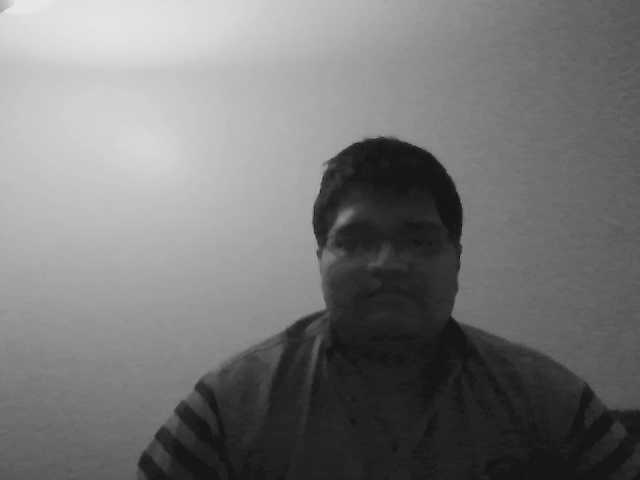
#> input picture opencv_frame_0.png, 640 x 480 px
$ python -i image_testing.py   (imports and definitions only)   (older library calls are emulated)
#> lines starting #> are read from the running program, lines starting #| are printed output that depends on the picture
#> further down, picture is the input picture: shape (480, 640); min 12, max 231, mean 118.2

import cv2
import numpy as np
from skimage.filters import threshold_otsu
from skimage.measure import *
import os
import psutil

# [61 lines left out: functions img_process, testing, not called in this run]


"""
grayscale: converts colored image to grayscale
binary: converts a gray image to a binary image
scaletoFloat: converts a uint8 image to floating point.
imopen : morphological operations
VideoCapture: Captures the frame by frame from the prerecorded video
Blob detection: Detects blobs in binary image
Background Model
Background Subtraction and Binarized
Blob_detection and Bounding box
"""

# [35 lines left out: functions GrayScale, GRAY2BINARY, scaletofloat, not called in this run]

def imopen(Binary_image):
    """
    Takes binary image as input, perform morphological opening and returns
    Note: for simplicity stuctural element is definied in the image
    :param Binary_image: input wil be a blackand white binary image
    :return: return a noisefree image
    """
    structural_el = np.ones((10,10),np.float)
    imopen_image = cv2.morphologyEx(Binary_image, cv2.MORPH_OPEN, structural_el)
    return imopen_image

# [19 lines left out: function VideoCapture, not called in this run]

    #code for converting it to grayscale
    #and then storing it in Databank
    #depends on the future design


def BlobDetection(Binary_image):


    MINArea = 5000
    Imopen_image = imopen(Binary_image)
    Bwlabel, num_regions = label(Imopen_image, neighbors=None, background=0, return_num=True, connectivity=2)
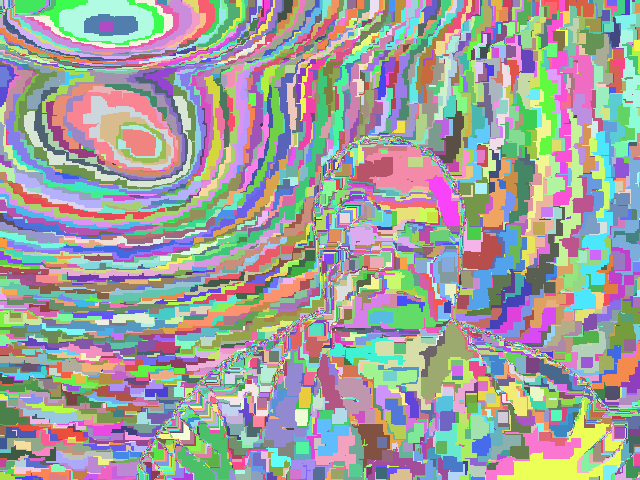
#> Bwlabel: shape (480, 640) int64; 7980 distinct labels, from 1 to 7980; one colour per label, 0 black
#> num_regions = 7980

    # print(num_regions)
    Area_region = regionprops(Bwlabel, intensity_image=None, cache=True)
#> Area_region = 7980 regions

    bbox_ccordinates = []
    for labels in range(1, num_regions):
        if Area_region[labels].area > MINArea:
            bbox_ccordinates.append(Area_region[labels].bbox)
#> after the loop, bbox_ccordinates = []

    #bbox_coordinates is a list containing tuples
    #each tuple has (x1,y1,x2,y2) coordinates of a bounding box
    #depends on the future design

# [151 lines left out: functions Background_Model, Background_Subtraction_And_Binarize, Blob_Detection_and_Bounding_box, justread, not called in this run]


def main():
    testing()

    #justread()
# [2 lines not run here, left out]

>>> import cv2
>>> picture = cv2.imread('../opencv_frame_0.png', cv2.IMREAD_GRAYSCALE)
>>> result = BlobDetection(picture)
